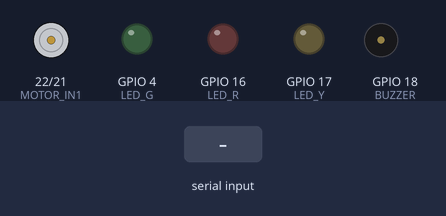
Bench run of a sketch on a simulated ESP32. On the bench: motor-driver pin pairs drawn as motors (green arrow = first pin HIGH = forward, orange = second pin HIGH = backward, longer = more drive, scaled by the enable pin), output pins drawn as LEDs (lit = HIGH), buzzer (waves = sounding, pin HIGH). Inputs (shaded band) come from the test bench. What the sketch prints to the serial monitor is not drawn.

Above: at 1.7 s.
1.8 s: "4\n" received over Serial
At 1.9 s:
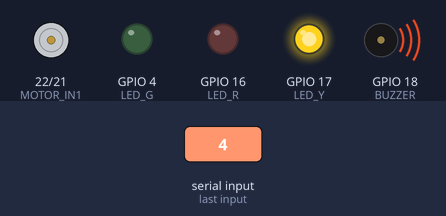
4.8 s: "1\n" received over Serial
At 5.5 s:
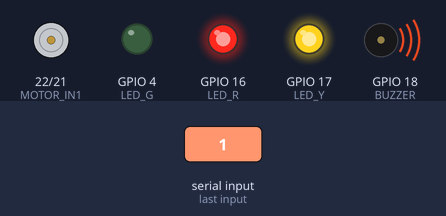
7.8 s: "4\n" received over Serial
At 8.5 s:
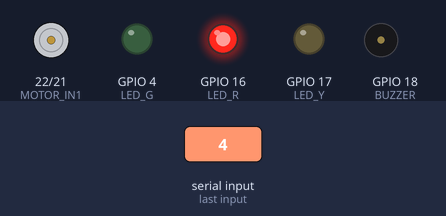
9.3 s: "0\n" received over Serial
At 9.7 s:
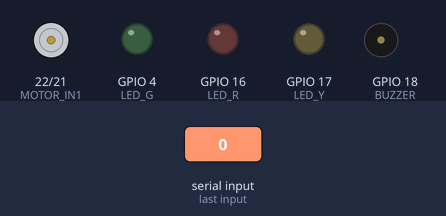
10.8 s: "s\n" received over Serial
At 12.0 s:
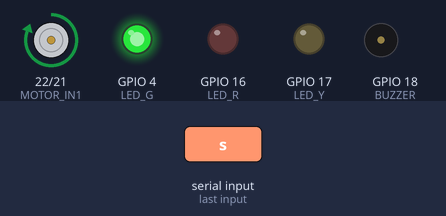
12.3 s: "2\n" received over Serial
At 12.9 s:
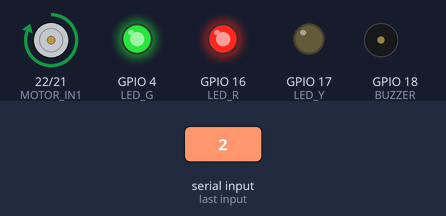
Timing chart, 0 to 14.8 s (numbered marks = the images above; inputs shaded):
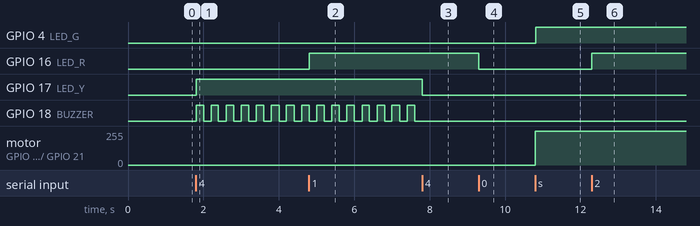

The sketch:

esp32_ardu.ino
```cpp
// ===================================================
//  4가지 상황 테스트 (시리얼 입력) — 모터 + LED + 부저
//  전원: 건전지 없이 ESP32 VIN(5V) → L293D
//
//  [시작/정지]
//    s = 모터 시작 요청 (토글 ON 역할)   x = 모터 정지 (토글 OFF 역할)
//  [상황] 한 번 누르면 발생, 다시 누르면 해제
//    1 = 쓰러짐        → 모터 정지 + 빨강 LED
//    2 = 2인 1조 아님  → 빨강 LED (모터는 계속)
//    3 = 손 DANGER     → 모터 정지 + 빨강 LED
//    4 = 손 CAUTION    → 노랑 LED + 부저 (모터는 계속)
//    0 = 전부 정상
// ===================================================

// ---- 핀 ----
const int MOTOR_EN  = 23;   // L293D 1번 (PWM)
const int MOTOR_IN1 = 22;   // L293D 2번
const int MOTOR_IN2 = 21;   // L293D 7번
const int LED_Y  = 17;      // 노랑 LED
const int LED_R  = 16;      // 빨강 LED
const int LED_G  = 4;       // 초록 LED
const int BUZZER = 18;      // 부저 (없으면 그냥 비워둬도 됨)

const int SPEED = 255;      // 모터 속도 0~255

// ---- 상황 (true = 발생) ----
bool fall = false, noPair = false, danger = false, caution = false;
bool running = false;       // 모터 도는 중?

// ---------- 모터 ----------
void motorRun() {
  digitalWrite(MOTOR_IN1, HIGH);
  digitalWrite(MOTOR_IN2, LOW);
  ledcWrite(MOTOR_EN, SPEED);
}

void motorBrake() {
  digitalWrite(MOTOR_IN1, HIGH);    // 양쪽 HIGH = 브레이크
  digitalWrite(MOTOR_IN2, HIGH);
  ledcWrite(MOTOR_EN, 255);
  delay(300);
  ledcWrite(MOTOR_EN, 0);
}

// ---------- 화면 출력 ----------
void printState() {
  Serial.printf("[상태] 쓰러짐:%s  2인1조X:%s  DANGER:%s  CAUTION:%s  →  모터:%s\n",
                fall ? "발생" : "-", noPair ? "발생" : "-",
                danger ? "발생" : "-", caution ? "발생" : "-",
                running ? "회전" : "정지");
}

void setup() {
  Serial.begin(115200);
  pinMode(MOTOR_IN1, OUTPUT);
  pinMode(MOTOR_IN2, OUTPUT);
  ledcAttach(MOTOR_EN, 1000, 8);    // 23번 PWM
  ledcWrite(MOTOR_EN, 0);

  pinMode(LED_Y, OUTPUT);
  pinMode(LED_R, OUTPUT);
  pinMode(LED_G, OUTPUT);
  pinMode(BUZZER, OUTPUT);

  delay(500);
  Serial.println("=== 4가지 상황 테스트 ===");
  Serial.println("s=시작  x=정지  1=쓰러짐  2=2인1조X  3=DANGER  4=CAUTION  0=전부정상");
  printState();
}

void loop() {
  // 1) 시리얼 입력
  if (Serial.available()) {
    char c = Serial.read();
    if (c != '\n' && c != '\r' && c != ' ') {
      if      (c == '1') fall    = !fall;
      else if (c == '2') noPair  = !noPair;
      else if (c == '3') danger  = !danger;
      else if (c == '4') caution = !caution;
      else if (c == '0') fall = noPair = danger = caution = false;
      else if (c == 's') {
        if (fall || danger) {
          Serial.println(">> 시작 거부! (쓰러짐 또는 DANGER 상태)");
        } else if (!running) {
          running = true;
          motorRun();
          Serial.println(">> 모터 시작");
        }
      }
      else if (c == 'x') {
        if (running) { running = false; motorBrake(); }
        Serial.println(">> 정지 (s로 다시 시작)");
      }
      else {
        Serial.println("s / x / 1 / 2 / 3 / 4 / 0 중에서 입력");
      }

      // 2) 도는 중에 쓰러짐·DANGER → 즉시 정지
      if (running && (fall || danger)) {
        running = false;
        motorBrake();
        Serial.println(">> 비상 정지! 상황 해제 후 s로 다시 시작");
      }
      printState();
    }
  }

  // 3) LED, 부저 (계속 갱신)
  digitalWrite(LED_G, running);                         // 초록: 운전 중
  digitalWrite(LED_R, fall || danger || noPair);        // 빨강: 정지 상황 / 2인 1조 아님
  digitalWrite(LED_Y, caution);                         // 노랑: CAUTION
  digitalWrite(BUZZER, caution && (millis() / 200) % 2); // CAUTION이면 삑삑

  delay(10);
}
```

Measured:
- after the input at 1.8 s, GPIO 17 (LED_Y): LOW → HIGH at once; GPIO 18 (BUZZER): alternates HIGH for 0.20 s and LOW for 0.20 s, starting at once
- after the input at 4.8 s, GPIO 16 (LED_R): LOW → HIGH at once
- after the input at 7.8 s, GPIO 17 (LED_Y): HIGH → LOW at once; GPIO 18 (BUZZER): stops changing and stays LOW
- after the input at 9.3 s, GPIO 16 (LED_R): HIGH → LOW at once
- after the input at 10.8 s, GPIO 4 (LED_G): LOW → HIGH at once; motor on GPIO 22 (MOTOR_IN1) / GPIO 21 (MOTOR_IN2): stopped → forward 255/255 at once
- after the input at 12.3 s, GPIO 16 (LED_R): LOW → HIGH at once
